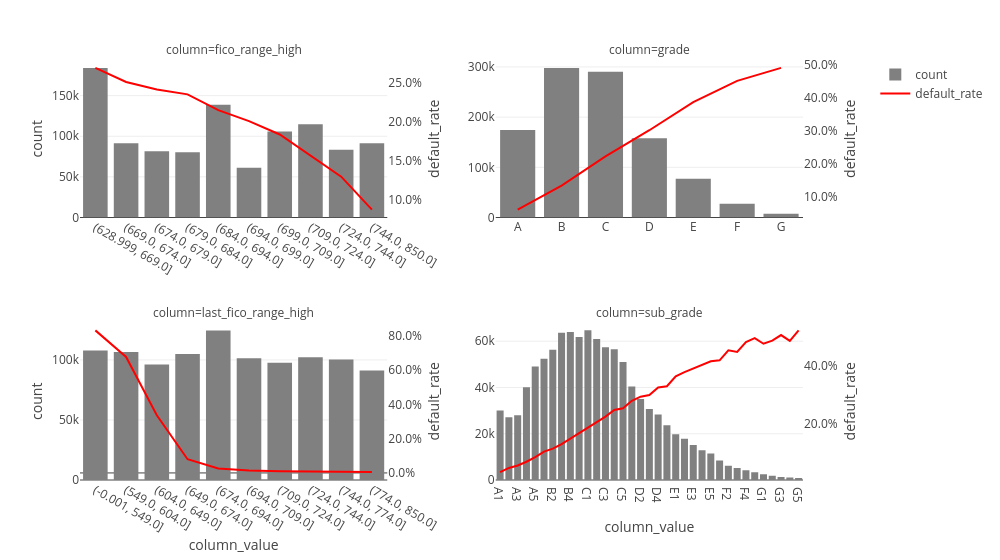

Source (notebook cell):
### Code cell
fig1 = px.line(default_rates_grouped,
              x='column_value',
              y='default_rate',
              facet_col='column',
              facet_col_wrap=2,
              color_discrete_sequence=['red'],
              template='none',
			  category_orders={'column':default_rates_grouped['column'].drop_duplicates().sort_values()},
              width=800)
fig1.update_traces(name='default_rate',legendgroup='default_rate')
fig1.update_traces(selector={'xaxis':'x'}, showlegend=True)

fig2 = px.bar(default_rates_grouped,
              x='column_value',
              y=default_rates_grouped['count'],
              facet_col='column',
              facet_col_wrap=2,
			  facet_col_spacing=0.15,
			  facet_row_spacing=0.25,
              color_discrete_sequence=['gray'],
			  category_orders={'column':default_rates_grouped['column'].drop_duplicates().sort_values()},
              template='none',
              width=1000)
fig2.update_traces(name='count',legendgroup='count')
fig2.update_traces(selector={'xaxis':'x'}, showlegend=True)

for i, data_i in enumerate(fig1['data']):
	n = len(fig2['data'])+i+1
	y = f"y{n}"
	data_i['yaxis'] = y
	fig2.add_traces(data_i)
	fig2['layout'][f"yaxis{n}"] = {'anchor': fig2['data'][i]['xaxis'], 
								   'overlaying': fig2['data'][i]['yaxis'], 
								   'side': 'right',
								   'title': {'text':'default_rate'},
								   'tickformat':'0.1%',
								   'showgrid':False}
    
fig2.update_xaxes(matches=None, showticklabels=True)
fig2.update_yaxes(matches=None, showticklabels=True)
fig2.update_layout(legend={'yanchor':'top', 'y':1, 'x':1.1})

### Figure 1 — Plotly figure (JSON) as saved in the notebook; plotly's stock layout.template omitted (floating-point values rounded to 4 significant figures)
{"data": [{"alignmentgroup": "True", "hovertemplate": "column=fico_range_high<br>column_value=%{x}<br>count=%{y}<extra></extra>", "legendgroup": "count", "marker": {"color": "gray", "pattern": {"shape": ""}}, "name": "count", "offsetgroup": "", "orientation": "v", "showlegend": false, "textposition": "auto", "type": "bar", "x": ["(628.999, 669.0]", "(669.0, 674.0]", "(674.0, 679.0]", "(679.0, 684.0]", "(684.0, 694.0]", "(694.0, 699.0]", "(699.0, 709.0]", "(709.0, 724.0]", "(724.0, 744.0]", "(744.0, 850.0]"], "xaxis": "x3", "y": [184172, 91395, 81456, 80307, 138882, 61292, 105993, 114851, 83383, 91271], "yaxis": "y3"}, {"alignmentgroup": "True", "hovertemplate": "column=grade<br>column_value=%{x}<br>count=%{y}<extra></extra>", "legendgroup": "count", "marker": {"color": "gray", "pattern": {"shape": ""}}, "name": "count", "offsetgroup": "", "orientation": "v", "showlegend": false, "textposition": "auto", "type": "bar", "x": ["A", "B", "C", "D", "E", "F", "G"], "xaxis": "x4", "y": [174328, 298154, 290625, 158110, 77006, 27249, 7530], "yaxis": "y4"}, {"alignmentgroup": "True", "hovertemplate": "column=last_fico_range_high<br>column_value=%{x}<br>count=%{y}<extra></extra>", "legendgroup": "count", "marker": {"color": "gray", "pattern": {"shape": ""}}, "name": "count", "offsetgroup": "", "orientation": "v", "showlegend": true, "textposition": "auto", "type": "bar", "x": ["(-0.001, 549.0]", "(549.0, 604.0]", "(604.0, 649.0]", "(649.0, 674.0]", "(674.0, 694.0]", "(694.0, 709.0]", "(709.0, 724.0]", "(724.0, 744.0]", "(744.0, 774.0]", "(774.0, 850.0]"], "xaxis": "x", "y": [107833, 106610, 96230, 104942, 124621, 101441, 97575, 102149, 100305, 91296], "yaxis": "y"}, {"alignmentgroup": "True", "hovertemplate": "column=sub_grade<br>column_value=%{x}<br>count=%{y}<extra></extra>", "legendgroup": "count", "marker": {"color": "gray", "pattern": {"shape": ""}}, "name": "count", "offsetgroup": "", "orientation": "v", "showlegend": false, "textposition": "auto", "type": "bar", "x": ["A1", "A2", "A3", "A4", "A5", "B1", "B2", "B3", "B4", "B5", "C1", "C2", "C3", "C4", "C5", "D1", "D2", "D3", "D4", "D5", "E1", "E2", "E3", "E4", "E5", "F1", "F2", "F3", "F4", "F5", "G1", "G2", "G3", "G4", "G5"], "xaxis": "x2", "y": [30038, 27180, 27996, 40087, 49027, 52458, 56272, 63672, 63972, 61780, 64683, 60910, 57411, 56558, 51063, 40444, 35013, 30687, 28279, 23687, 19727, 17803, 15105, 12892, 11479, 8384, 6194, 5198, 4165, 3308, 2459, 1819, 1343, 1049, 860], "yaxis": "y2"}, {"hovertemplate": "column=fico_range_high<br>column_value=%{x}<br>default_rate=%{y}<extra></extra>", "legendgroup": "default_rate", "line": {"color": "red", "dash": "solid"}, "marker": {"symbol": "circle"}, "mode": "lines", "name": "default_rate", "orientation": "v", "showlegend": false, "type": "scatter", "x": ["(628.999, 669.0]", "(669.0, 674.0]", "(674.0, 679.0]", "(679.0, 684.0]", "(684.0, 694.0]", "(694.0, 699.0]", "(699.0, 709.0]", "(709.0, 724.0]", "(724.0, 744.0]", "(744.0, 850.0]"], "xaxis": "x3", "y": [0.2698, 0.2516, 0.2419, 0.2357, 0.2154, 0.2013, 0.1841, 0.1571, 0.1299, 0.08752], "yaxis": "y5"}, {"hovertemplate": "column=grade<br>column_value=%{x}<br>default_rate=%{y}<extra></extra>", "legendgroup": "default_rate", "line": {"color": "red", "dash": "solid"}, "marker": {"symbol": "circle"}, "mode": "lines", "name": "default_rate", "orientation": "v", "showlegend": false, "type": "scatter", "x": ["A", "B", "C", "D", "E", "F", "G"], "xaxis": "x4", "y": [0.06251, 0.1352, 0.2235, 0.3029, 0.3879, 0.4522, 0.4916], "yaxis": "y7"}, {"hovertemplate": "column=last_fico_range_high<br>column_value=%{x}<br>default_rate=%{y}<extra></extra>", "legendgroup": "default_rate", "line": {"color": "red", "dash": "solid"}, "marker": {"symbol": "circle"}, "mode": "lines", "name": "default_rate", "orientation": "v", "showlegend": true, "type": "scatter", "x": ["(-0.001, 549.0]", "(549.0, 604.0]", "(604.0, 649.0]", "(649.0, 674.0]", "(674.0, 694.0]", "(694.0, 709.0]", "(709.0, 724.0]", "(724.0, 744.0]", "(744.0, 774.0]", "(774.0, 850.0]"], "xaxis": "x", "y": [0.8326, 0.6773, 0.3366, 0.07983, 0.02578, 0.01398, 0.009285, 0.007205, 0.004716, 0.004787], "yaxis": "y9"}, {"hovertemplate": "column=sub_grade<br>column_value=%{x}<br>default_rate=%{y}<extra></extra>", "legendgroup": "default_rate", "line": {"color": "red", "dash": "solid"}, "marker": {"symbol": "circle"}, "mode": "lines", "name": "default_rate", "orientation": "v", "showlegend": false, "type": "scatter", "x": ["A1", "A2", "A3", "A4", "A5", "B1", "B2", "B3", "B4", "B5", "C1", "C2", "C3", "C4", "C5", "D1", "D2", "D3", "D4", "D5", "E1", "E2", "E3", "E4", "E5", "F1", "F2", "F3", "F4", "F5", "G1", "G2", "G3", "G4", "G5"], "xaxis": "x2", "y": [0.03376, 0.04827, 0.05669, 0.06965, 0.0855, 0.1047, 0.1149, 0.1307, 0.1498, 0.1691, 0.1897, 0.2088, 0.2254, 0.2482, 0.2545, 0.2801, 0.2943, 0.3, 0.3262, 0.3302, 0.3647, 0.3792, 0.3921, 0.4049, 0.4165, 0.4198, 0.4545, 0.449, 0.4831, 0.4964, 0.477, 0.4876, 0.5071, 0.4871, 0.5233], "yaxis": "y11"}], "layout": {"annotations": [{"font": {}, "showarrow": false, "text": "column=last_fico_range_high", "x": 0.2125, "xanchor": "center", "xref": "paper", "y": 0.375, "yanchor": "bottom", "yref": "paper"}, {"font": {}, "showarrow": false, "text": "column=sub_grade", "x": 0.7875, "xanchor": "center", "xref": "paper", "y": 0.375, "yanchor": "bottom", "yref": "paper"}, {"font": {}, "showarrow": false, "text": "column=fico_range_high", "x": 0.2125, "xanchor": "center", "xref": "paper", "y": 1, "yanchor": "bottom", "yref": "paper"}, {"font": {}, "showarrow": false, "text": "column=grade", "x": 0.7875, "xanchor": "center", "xref": "paper", "y": 1, "yanchor": "bottom", "yref": "paper"}], "barmode": "relative", "legend": {"tracegroupgap": 0, "x": 1.1, "y": 1, "yanchor": "top"}, "margin": {"t": 60}, "width": 1000, "xaxis": {"anchor": "y", "domain": [0, 0.425], "showticklabels": true, "title": {"text": "column_value"}}, "xaxis2": {"anchor": "y2", "domain": [0.575, 1], "showticklabels": true, "title": {"text": "column_value"}}, "xaxis3": {"anchor": "y3", "domain": [0, 0.425], "showticklabels": true}, "xaxis4": {"anchor": "y4", "domain": [0.575, 1], "showticklabels": true}, "yaxis": {"anchor": "x", "domain": [0, 0.375], "showticklabels": true, "title": {"text": "count"}}, "yaxis11": {"anchor": "x2", "overlaying": "y2", "showgrid": false, "showticklabels": true, "side": "right", "tickformat": "0.1%", "title": {"text": "default_rate"}}, "yaxis2": {"anchor": "x2", "domain": [0, 0.375], "showticklabels": true}, "yaxis3": {"anchor": "x3", "domain": [0.625, 1], "showticklabels": true, "title": {"text": "count"}}, "yaxis4": {"anchor": "x4", "domain": [0.625, 1], "showticklabels": true}, "yaxis5": {"anchor": "x3", "overlaying": "y3", "showgrid": false, "showticklabels": true, "side": "right", "tickformat": "0.1%", "title": {"text": "default_rate"}}, "yaxis7": {"anchor": "x4", "overlaying": "y4", "showgrid": false, "showticklabels": true, "side": "right", "tickformat": "0.1%", "title": {"text": "default_rate"}}, "yaxis9": {"anchor": "x", "overlaying": "y", "showgrid": false, "showticklabels": true, "side": "right", "tickformat": "0.1%", "title": {"text": "default_rate"}}}}
